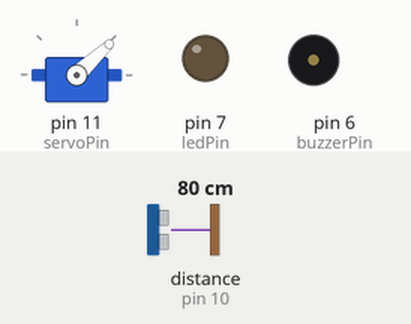
Simulated run of this sketch. Board: Arduino Uno, built with avr-gcc and run on an emulated ATmega328P. Shown: servo, output pins drawn as LEDs (lit = HIGH), buzzer (waves = sounding, pin HIGH). Wiring (inferred from the names in the program): ultrasonic range finder: trigger pin 9; echo pin 10. Dashed ring = blinking. The inputs (shaded band) are chosen by the test bench; at power-on: distance to the obstacle (sensor on pin 10) 80 cm. The echo pulse lasts 58.3 µs per cm; pins used as bus, display or sensor lines are not drawn; what the sketch prints to the serial monitor is not drawn.

Above: at 1.28 s.
1.3 s: distance to the obstacle (sensor on pin 10) set to 2 cm
At 2.02 s:
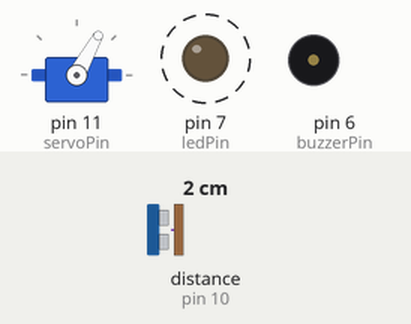
4.3 s: distance to the obstacle (sensor on pin 10) set to 9 cm
At 4.47 s:
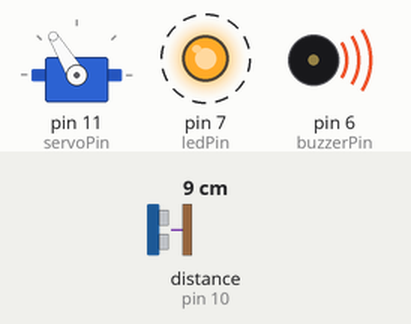
7.3 s: distance to the obstacle (sensor on pin 10) set to 36 cm
At 9.0 s:
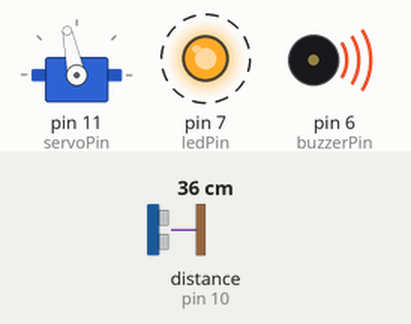
10.3 s: distance to the obstacle (sensor on pin 10) set to 45 cm
13.3 s: distance to the obstacle (sensor on pin 10) set to 4 cm
At 13.45 s:
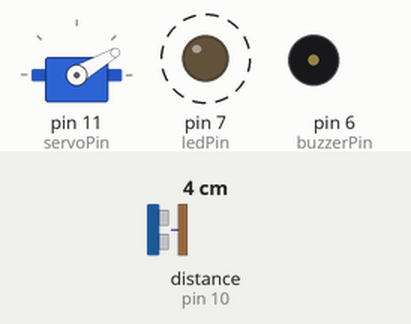
16.3 s: distance to the obstacle (sensor on pin 10) set to 35 cm
At 18.04 s:
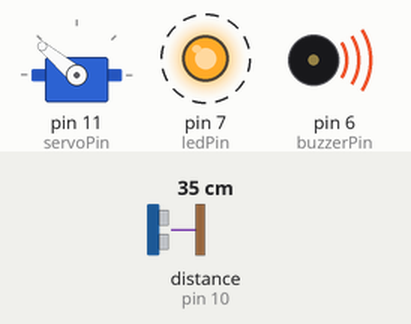
Timing chart, 0 to 26.9 s (numbered marks = the images above; inputs shaded):
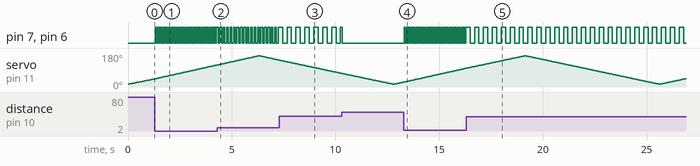

Measured:
- after the input at 1.3 s, pin 7 (ledPin), pin 6 (buzzerPin): alternates HIGH for 0.04 s and LOW for 0.04 s, starting at once
- after the input at 4.3 s, pin 7 (ledPin), pin 6 (buzzerPin): alternates HIGH for 0.08 s and LOW for 0.08 s, starting at once
- after the input at 7.3 s, pin 7 (ledPin), pin 6 (buzzerPin): alternates HIGH for 0.21 s and LOW for 0.21 s, starting after 0.15 s
- after the input at 13.3 s, pin 7 (ledPin), pin 6 (buzzerPin): alternates HIGH for 0.04 s and LOW for 0.04 s, starting at once
- after the input at 16.3 s, pin 7 (ledPin), pin 6 (buzzerPin): alternates HIGH for 0.21 s and LOW for 0.21 s, starting after 0.19 s

The sketch:

radar.ino
```cpp
#include <Servo.h>

// Pin connections
const int trigPin = 9;
const int echoPin = 10;
const int servoPin = 11;
const int ledPin = 7;
const int buzzerPin = 6;

Servo radarServo;

unsigned long lastAlertTime = 0;
bool alertOn = false;

void setup() {
  pinMode(trigPin, OUTPUT);
  pinMode(echoPin, INPUT);
  pinMode(ledPin, OUTPUT);
  pinMode(buzzerPin, OUTPUT);

  radarServo.attach(servoPin);
  Serial.begin(9600);
}

void loop() {
  // Scan left to right
  for (int angle = 15; angle <= 165; angle++) {
    scan(angle);
  }

  // Scan right to left
  for (int angle = 165; angle >= 15; angle--) {
    scan(angle);
  }
}

// Move sensor, measure distance, and update alerts
void scan(int angle) {
  radarServo.write(angle);
  delay(40);

  int distance = getDistance();

  // Send angle and distance to Processing
  Serial.print(angle);
  Serial.print(",");
  Serial.print(distance);
  Serial.print(".");

  updateAlert(distance);
}

// Measure distance using the ultrasonic sensor
int getDistance() {
  digitalWrite(trigPin, LOW);
  delayMicroseconds(2);

  digitalWrite(trigPin, HIGH);
  delayMicroseconds(10);
  digitalWrite(trigPin, LOW);

  long duration = pulseIn(echoPin, HIGH, 30000);

  if (duration == 0) {
    return 50;
  }

  return duration * 0.034 / 2;
}

// Flash LED and beep faster when objects get closer
void updateAlert(int distance) {
  if (distance > 0 && distance < 40) {
    int interval = distance * 6;

    if (millis() - lastAlertTime >= interval) {
      lastAlertTime = millis();
      alertOn = !alertOn;

      digitalWrite(ledPin, alertOn);
      digitalWrite(buzzerPin, alertOn);
    }
  } else {
    alertOn = false;
    digitalWrite(ledPin, LOW);
    digitalWrite(buzzerPin, LOW);
  }
}
```
